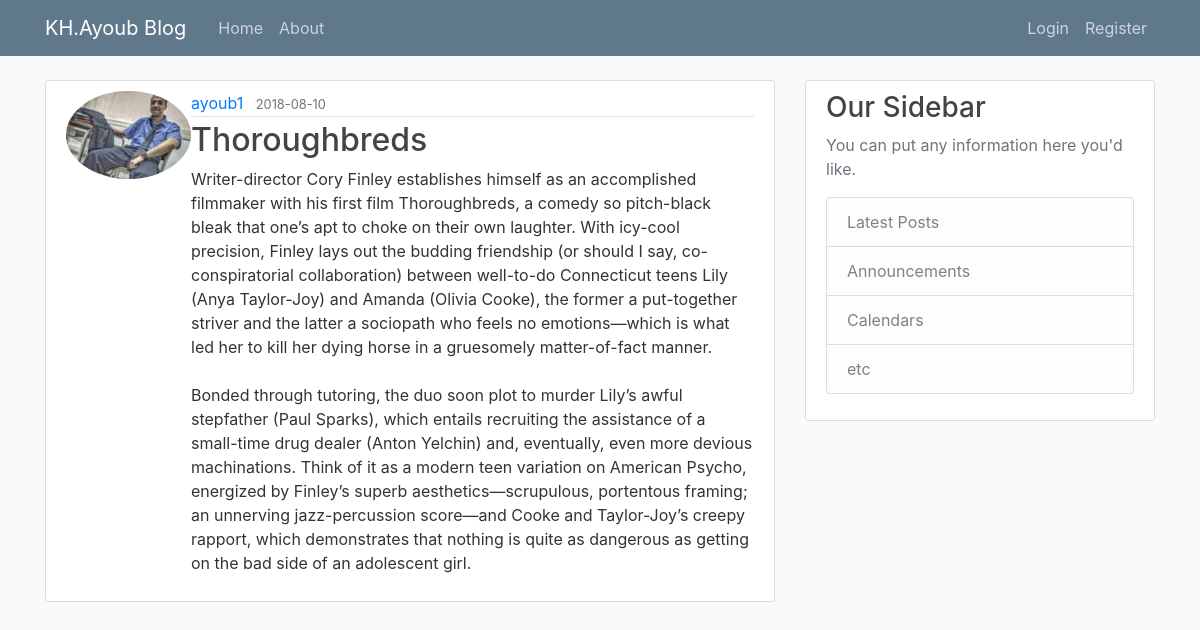
The page /new/13 on the database its author committed.
### flaskblog/models.py (models this page shows, shortened)
class User(db.Model, UserMixin):
	id = db.Column(db.Integer, primary_key=True)
	username = db.Column(db.String(16), unique=True, nullable=False)
	email = db.Column(db.String(120), unique=True, nullable=False)
	password = db.Column(db.String(60), nullable=False)
	image_file = db.Column(db.String(20), nullable=False, default='default.jpg')
	posts = db.relationship('Post', backref='author', lazy=True) #one-to-many a user can have a lot of posts

class Post(db.Model):
	id = db.Column(db.Integer, primary_key=True)
	title = db.Column(db.String(100), nullable=False)
	date_posted = db.Column(db.DateTime, default=datetime.utcnow,nullable=False)
	content = db.Column(db.Text, nullable=False)
	user_id = db.Column(db.Integer, db.ForeignKey('user.id'), nullable=False) #relationship to User Model

### flaskblog/routes.py (the view)
@app.route('/new/<int:post_id>',methods=['GET','POST'])
def post(post_id):
	post = Post.query.get_or_404(post_id)
	return render_template('post.html',title=post.title,post=post)

### flaskblog/templates/post.html
{% extends "layout.html" %}
{% block content %}
	<article class="media content-section">
	  <img class="rounded-circle article-image" src="{{url_for('static',filename='profil_pics/'+post.author.image_file)}}">
	  <div class="media-body">
	    <div class="article-metadata">
	      <a class="mr-2" href="{{url_for('user',username=post.author.username)}}">{{ post.author.username }}</a>
	      <small class="text-muted">{{ post.date_posted.strftime('%Y-%m-%d') }}</small>
	    </div>
	    <h2><a class="article-title" href="url_for('post',post_id=post.id)">{{ post.title }}</a></h2>
	    <p class="article-content">{{ post.content }}</p>
	  </div>
	</article>
{% endblock content %}

### flaskblog/static/main.css (style rules this page uses)
body { background: #fafafa; color: #333333; margin-top: 5rem; }
h1, h2, h3, h4, h5, h6 { color: #444444; }
.content-section { background: #ffffff; padding: 10px 20px; border: 1px solid #dddddd; border-radius: 3px; margin-bottom: 20px; }
.article-title { color: #444444; }
.article-content { white-space: pre-line; }
.article-metadata { padding-bottom: 1px; margin-bottom: 4px; border-bottom: 1px solid #e3e3e3 }

### rows shown on the page
User: image_file (picture), author.username "ayoub1"
Post: date_posted "2018-08-10", title "Thoroughbreds", content "Writer-director Cory Finley establishes himself as an accomplished filmmaker with his first film Thoroughbreds, a comedy so pitch-black bleak that one’s apt to choke on their own laughter. With icy-cool precision, Finley lays out the budding friendship (or should I say, co-conspiratorial collaboration) between well-to-do Connecticut teens Lily (Anya Taylor-Joy) and Amanda (Olivia Cooke), the former a put-together striver and the latter a sociopath who feels no emotions—which is what led her to kill her dying horse in a gruesomely matter-of-fact manner. Bonded through tutoring, the duo soon plot to murder Lily’s awful stepfather (Paul Sparks), which entails recruiting the assistance of a…"
